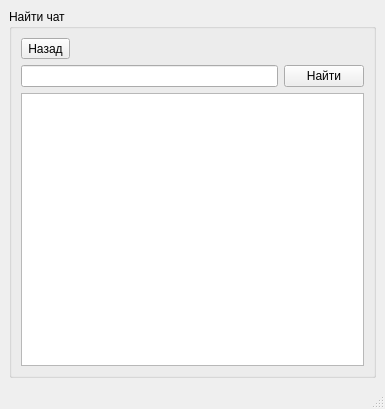
<?xml version="1.0" encoding="UTF-8"?>
<ui version="4.0">
 <class>find_chat_window</class>
 <widget class="QMainWindow" name="find_chat_window">
  <property name="geometry">
   <rect>
    <x>0</x>
    <y>0</y>
    <width>385</width>
    <height>409</height>
   </rect>
  </property>
  <property name="minimumSize">
   <size>
    <width>276</width>
    <height>333</height>
   </size>
  </property>
  <property name="windowTitle">
   <string>GotoChat</string>
  </property>
  <widget class="QWidget" name="centralwidget">
   <layout class="QGridLayout" name="gridLayout_2">
    <item row="0" column="0">
     <widget class="QGroupBox" name="groupBox">
      <property name="title">
       <string>Найти чат</string>
      </property>
      <layout class="QGridLayout" name="gridLayout">
       <item row="0" column="0">
        <layout class="QVBoxLayout" name="verticalLayout">
         <item>
          <widget class="QToolButton" name="toolButton">
           <property name="text">
            <string>Назад</string>
           </property>
          </widget>
         </item>
         <item>
          <layout class="QHBoxLayout" name="horizontalLayout">
           <item>
            <widget class="QLineEdit" name="lineEdit"/>
           </item>
           <item>
            <widget class="QPushButton" name="pushButton">
             <property name="text">
              <string>Найти</string>
             </property>
            </widget>
           </item>
          </layout>
         </item>
         <item>
          <widget class="QListView" name="listView"/>
         </item>
        </layout>
       </item>
      </layout>
     </widget>
    </item>
   </layout>
  </widget>
  <widget class="QMenuBar" name="menubar">
   <property name="geometry">
    <rect>
     <x>0</x>
     <y>0</y>
     <width>385</width>
     <height>29</height>
    </rect>
   </property>
  </widget>
  <widget class="QStatusBar" name="statusbar"/>
 </widget>
 <resources/>
 <connections/>
</ui>
